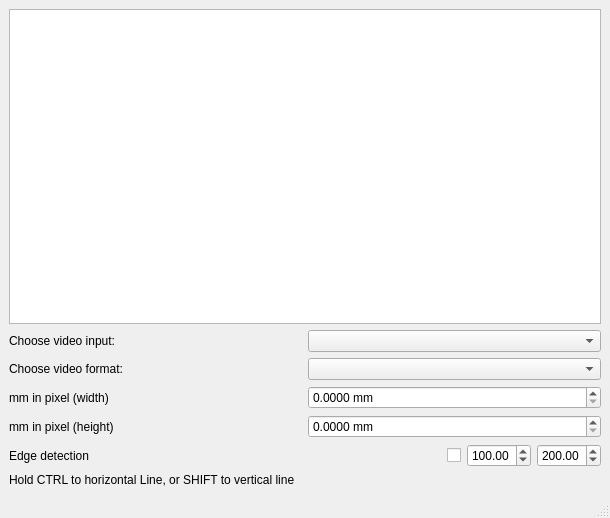
<?xml version="1.0" encoding="UTF-8"?>
<ui version="4.0">
 <class>MainWindow</class>
 <widget class="QMainWindow" name="MainWindow">
  <property name="geometry">
   <rect>
    <x>0</x>
    <y>0</y>
    <width>610</width>
    <height>518</height>
   </rect>
  </property>
  <property name="windowTitle">
   <string>MainWindow</string>
  </property>
  <widget class="QWidget" name="centralwidget">
   <layout class="QVBoxLayout" name="verticalLayout" stretch="0,0,0,0,0,0,0">
    <item>
     <widget class="TCameraViewWithPainter" name="vidWgt"/>
    </item>
    <item>
     <layout class="QHBoxLayout" name="horizontalLayout">
      <item>
       <widget class="QLabel" name="label">
        <property name="text">
         <string>Choose video input:</string>
        </property>
       </widget>
      </item>
      <item>
       <widget class="QComboBox" name="cb_videoSources"/>
      </item>
     </layout>
    </item>
    <item>
     <layout class="QHBoxLayout" name="horizontalLayout_4">
      <item>
       <widget class="QLabel" name="label_4">
        <property name="text">
         <string>Choose video format:</string>
        </property>
       </widget>
      </item>
      <item>
       <widget class="QComboBox" name="cb_formats"/>
      </item>
     </layout>
    </item>
    <item>
     <layout class="QHBoxLayout" name="horizontalLayout_2">
      <item>
       <widget class="QLabel" name="label_2">
        <property name="text">
         <string>mm in pixel (width)</string>
        </property>
       </widget>
      </item>
      <item>
       <widget class="QDoubleSpinBox" name="dsB_mmInPixelsWidth">
        <property name="suffix">
         <string> mm</string>
        </property>
        <property name="decimals">
         <number>4</number>
        </property>
        <property name="singleStep">
         <double>0.010000000000000</double>
        </property>
       </widget>
      </item>
     </layout>
    </item>
    <item>
     <layout class="QHBoxLayout" name="horizontalLayout_3">
      <item>
       <widget class="QLabel" name="label_3">
        <property name="text">
         <string>mm in pixel (height)</string>
        </property>
       </widget>
      </item>
      <item>
       <widget class="QDoubleSpinBox" name="dsB_mmInPixelsHeight">
        <property name="suffix">
         <string> mm</string>
        </property>
        <property name="decimals">
         <number>4</number>
        </property>
        <property name="singleStep">
         <double>0.010000000000000</double>
        </property>
       </widget>
      </item>
     </layout>
    </item>
    <item>
     <layout class="QHBoxLayout" name="horizontalLayout_6">
      <item>
       <widget class="QLabel" name="label_6">
        <property name="text">
         <string>Edge detection</string>
        </property>
       </widget>
      </item>
      <item>
       <spacer name="horizontalSpacer">
        <property name="orientation">
         <enum>Qt::Orientation::Horizontal</enum>
        </property>
        <property name="sizeHint" stdset="0">
         <size>
          <width>40</width>
          <height>20</height>
         </size>
        </property>
       </spacer>
      </item>
      <item>
       <widget class="QCheckBox" name="cB_edgeDetection">
        <property name="text">
         <string/>
        </property>
       </widget>
      </item>
      <item>
       <widget class="QDoubleSpinBox" name="dSb_edgeDetectionThr1">
        <property name="maximum">
         <double>900.000000000000000</double>
        </property>
        <property name="value">
         <double>100.000000000000000</double>
        </property>
       </widget>
      </item>
      <item>
       <widget class="QDoubleSpinBox" name="dSb_edgeDetectionThr2">
        <property name="maximum">
         <double>900.000000000000000</double>
        </property>
        <property name="value">
         <double>200.000000000000000</double>
        </property>
       </widget>
      </item>
     </layout>
    </item>
    <item>
     <layout class="QHBoxLayout" name="horizontalLayout_5">
      <item>
       <widget class="QLabel" name="label_5">
        <property name="text">
         <string>Hold CTRL to horizontal Line, or SHIFT to vertical line</string>
        </property>
       </widget>
      </item>
     </layout>
    </item>
   </layout>
  </widget>
  <widget class="QMenuBar" name="menubar">
   <property name="geometry">
    <rect>
     <x>0</x>
     <y>0</y>
     <width>610</width>
     <height>26</height>
    </rect>
   </property>
  </widget>
  <widget class="QStatusBar" name="statusbar"/>
 </widget>
 <customwidgets>
  <customwidget>
   <class>TCameraViewWithPainter</class>
   <extends>QGraphicsView</extends>
   <header>tcameraviewwithpainter.h</header>
  </customwidget>
 </customwidgets>
 <resources/>
 <connections/>
</ui>
